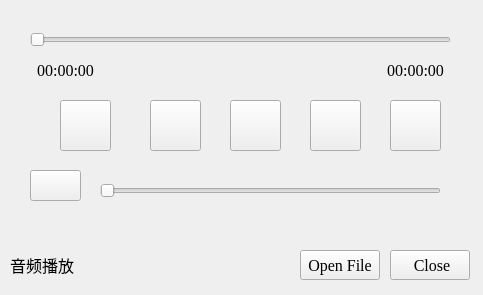
<?xml version="1.0" encoding="UTF-8"?>
<ui version="4.0">
 <class>AudioPlayer</class>
 <widget class="QMainWindow" name="AudioPlayer">
  <property name="geometry">
   <rect>
    <x>0</x>
    <y>0</y>
    <width>483</width>
    <height>295</height>
   </rect>
  </property>
  <property name="font">
   <font>
    <family>Times New Roman</family>
    <pointsize>12</pointsize>
   </font>
  </property>
  <property name="windowTitle">
   <string>AudioPlayer</string>
  </property>
  <property name="windowIcon">
   <iconset resource="res.qrc">
    <normaloff>:/new/prefix1/resources/images/title.jpg</normaloff>:/new/prefix1/resources/images/title.jpg</iconset>
  </property>
  <widget class="QWidget" name="centralwidget">
   <widget class="QPushButton" name="btn_close">
    <property name="geometry">
     <rect>
      <x>390</x>
      <y>250</y>
      <width>80</width>
      <height>30</height>
     </rect>
    </property>
    <property name="text">
     <string> Close</string>
    </property>
    <property name="icon">
     <iconset resource="res.qrc">
      <normaloff>:/new/prefix1/resources/images/close.png</normaloff>:/new/prefix1/resources/images/close.png</iconset>
    </property>
    <property name="iconSize">
     <size>
      <width>24</width>
      <height>24</height>
     </size>
    </property>
   </widget>
   <widget class="QPushButton" name="btn_open_file">
    <property name="geometry">
     <rect>
      <x>300</x>
      <y>250</y>
      <width>80</width>
      <height>30</height>
     </rect>
    </property>
    <property name="text">
     <string>Open File</string>
    </property>
    <property name="icon">
     <iconset resource="res.qrc">
      <normaloff>:/new/prefix1/resources/images/file.png</normaloff>:/new/prefix1/resources/images/file.png</iconset>
    </property>
    <property name="iconSize">
     <size>
      <width>24</width>
      <height>24</height>
     </size>
    </property>
   </widget>
   <widget class="QLabel" name="label">
    <property name="geometry">
     <rect>
      <x>10</x>
      <y>250</y>
      <width>81</width>
      <height>30</height>
     </rect>
    </property>
    <property name="text">
     <string>音频播放</string>
    </property>
   </widget>
   <widget class="QLabel" name="audioName">
    <property name="geometry">
     <rect>
      <x>100</x>
      <y>250</y>
      <width>181</width>
      <height>30</height>
     </rect>
    </property>
    <property name="text">
     <string/>
    </property>
   </widget>
   <widget class="QWidget" name="widget" native="true">
    <property name="geometry">
     <rect>
      <x>10</x>
      <y>10</y>
      <width>461</width>
      <height>221</height>
     </rect>
    </property>
    <widget class="QSlider" name="progress_time">
     <property name="geometry">
      <rect>
       <x>20</x>
       <y>20</y>
       <width>421</width>
       <height>20</height>
      </rect>
     </property>
     <property name="orientation">
      <enum>Qt::Horizontal</enum>
     </property>
    </widget>
    <widget class="QSlider" name="progress_volumn">
     <property name="geometry">
      <rect>
       <x>90</x>
       <y>170</y>
       <width>341</width>
       <height>21</height>
      </rect>
     </property>
     <property name="orientation">
      <enum>Qt::Horizontal</enum>
     </property>
    </widget>
    <widget class="QPushButton" name="btn_muted">
     <property name="geometry">
      <rect>
       <x>20</x>
       <y>160</y>
       <width>51</width>
       <height>31</height>
      </rect>
     </property>
     <property name="text">
      <string/>
     </property>
     <property name="iconSize">
      <size>
       <width>16</width>
       <height>16</height>
      </size>
     </property>
    </widget>
    <widget class="QPushButton" name="btn_seek_backward">
     <property name="geometry">
      <rect>
       <x>50</x>
       <y>90</y>
       <width>51</width>
       <height>51</height>
      </rect>
     </property>
     <property name="text">
      <string/>
     </property>
     <property name="iconSize">
      <size>
       <width>24</width>
       <height>24</height>
      </size>
     </property>
    </widget>
    <widget class="QPushButton" name="btn_stop">
     <property name="geometry">
      <rect>
       <x>140</x>
       <y>90</y>
       <width>51</width>
       <height>51</height>
      </rect>
     </property>
     <property name="text">
      <string/>
     </property>
     <property name="iconSize">
      <size>
       <width>24</width>
       <height>24</height>
      </size>
     </property>
    </widget>
    <widget class="QPushButton" name="btn_player">
     <property name="geometry">
      <rect>
       <x>220</x>
       <y>90</y>
       <width>51</width>
       <height>51</height>
      </rect>
     </property>
     <property name="text">
      <string/>
     </property>
     <property name="iconSize">
      <size>
       <width>24</width>
       <height>24</height>
      </size>
     </property>
    </widget>
    <widget class="QPushButton" name="btn_pause">
     <property name="geometry">
      <rect>
       <x>300</x>
       <y>90</y>
       <width>51</width>
       <height>51</height>
      </rect>
     </property>
     <property name="text">
      <string/>
     </property>
     <property name="iconSize">
      <size>
       <width>24</width>
       <height>24</height>
      </size>
     </property>
    </widget>
    <widget class="QPushButton" name="btn_seek_feedward">
     <property name="geometry">
      <rect>
       <x>380</x>
       <y>90</y>
       <width>51</width>
       <height>51</height>
      </rect>
     </property>
     <property name="styleSheet">
      <string notr="true"/>
     </property>
     <property name="text">
      <string/>
     </property>
     <property name="iconSize">
      <size>
       <width>24</width>
       <height>24</height>
      </size>
     </property>
    </widget>
    <widget class="QLabel" name="label_value_1">
     <property name="geometry">
      <rect>
       <x>20</x>
       <y>50</y>
       <width>71</width>
       <height>20</height>
      </rect>
     </property>
     <property name="text">
      <string>00:00:00</string>
     </property>
     <property name="alignment">
      <set>Qt::AlignCenter</set>
     </property>
    </widget>
    <widget class="QLabel" name="label_value_2">
     <property name="geometry">
      <rect>
       <x>370</x>
       <y>50</y>
       <width>71</width>
       <height>20</height>
      </rect>
     </property>
     <property name="text">
      <string>00:00:00</string>
     </property>
     <property name="alignment">
      <set>Qt::AlignCenter</set>
     </property>
    </widget>
   </widget>
  </widget>
 </widget>
 <resources>
  <include location="res.qrc"/>
 </resources>
 <connections/>
</ui>
